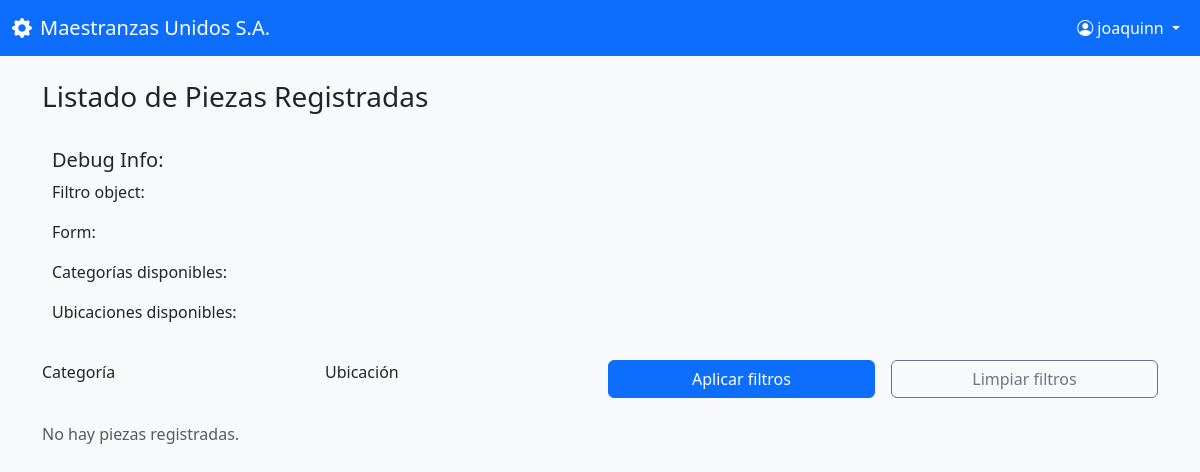
/listar/ (signed in), run on an earlier commit of the app's database.
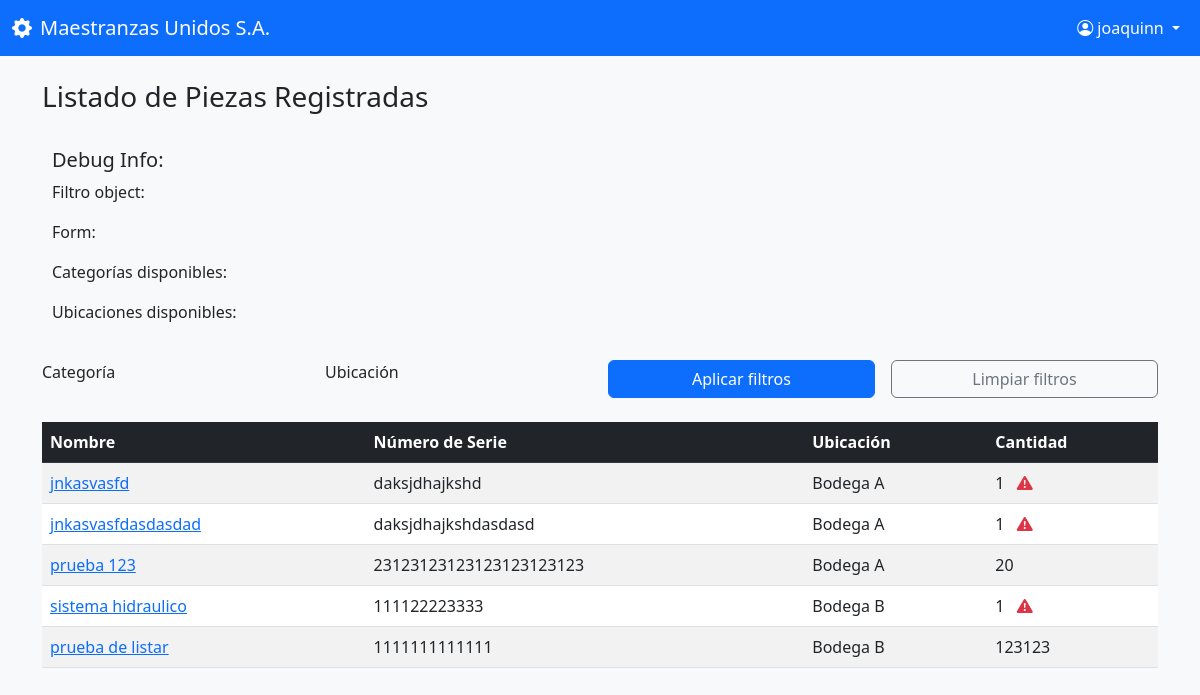
And on a later commit of the database.
### inventario/models.py (models this page shows, shortened)
class Pieza(models.Model):
    nombre = models.CharField(max_length=100)
    descripcion = models.TextField(blank=True)
    numero_serie = models.CharField(max_length=100, unique=True)
    ubicacion = models.ForeignKey(Ubicacion, on_delete=models.SET_NULL, null=True)
    categoria = models.ForeignKey('Categoria', on_delete=models.SET_NULL, null=True, blank=True)
    proveedores = models.ManyToManyField('Proveedor', blank=True)
    cantidad = models.PositiveIntegerField(default=0)
    stock_minimo = models.PositiveIntegerField(default=1)
    requiere_vencimiento = models.BooleanField(default=False)
    imagen = models.ImageField(upload_to='imagenes_piezas/', null=True, blank=True)

class Ubicacion(models.Model):
    nombre = models.CharField(max_length=100, unique=True)
    def __str__(self):
        return self.nombre

### inventario/views.py (the view)
# urls.py: path('listar/', views.listar_piezas, name='listar_piezas'),
@login_required
def listar_piezas(request):
    piezas = Pieza.objects.all()
    return render(request, 'inventario/listar_piezas.html', {'piezas': piezas})

### inventario/templates/inventario/listar_piezas.html (shortened to what this page needs)
{% extends 'authentication/base.html' %}
{% load widget_tweaks %}
{% block content %}
<nav class="navbar navbar-expand-lg navbar-dark bg-primary">
    <div class="container-fluid">
        <a class="navbar-brand" href="{% url 'dashboard' %}">
            <i class="bi bi-gear-fill me-2"></i>Maestranzas Unidos S.A.
        </a>
        <div class="navbar-nav ms-auto">
            <div class="nav-item dropdown">
                <a class="nav-link dropdown-toggle text-white" href="#" role="button" data-bs-toggle="dropdown">
                    <i class="bi bi-person-circle me-1"></i>{{ user.first_name|default:user.username }}
                </a>
            </div>
        </div>
    </div>
</nav>
<div class="container mt-4">
    <h3 class="mb-4">Listado de Piezas Registradas</h3>
    <div class="debug-info" style="background: #f8f9fa; padding: 10px; margin: 10px 0;">
    <h5>Debug Info:</h5>
    <p>Filtro object: {{ filtro }}</p>
    <p>Form: {{ filtro.form }}</p>
    <p>Categorías disponibles: {{ filtro.filters.categoria.queryset.count }}</p>
    <p>Ubicaciones disponibles: {{ filtro.filters.ubicacion.queryset.count }}</p>
</div>
<form method="get" class="row g-3 mb-4">
    <div class="col-md-3">
        <label for="{{ filtro.form.categoria.id_for_label }}" class="form-label">Categoría</label>
    </div>
    <div class="col-md-3">
        <label for="{{ filtro.form.ubicacion.id_for_label }}" class="form-label">Ubicación</label>
    </div>
    <div class="col-md-3 d-flex align-items-end">
        <button type="submit" class="btn btn-primary w-100">Aplicar filtros</button>
    </div>
    <div class="col-md-3 d-flex align-items-end">
        <a href="?" class="btn btn-outline-secondary w-100">Limpiar filtros</a>
    </div>
</form>
    {% if piezas %}
    <table class="table table-striped table-hover">
        <thead class="table-dark">
            <tr>
                <th>Nombre</th>
                <th>Número de Serie</th>
                <th>Ubicación</th>
                <th>Cantidad</th>
            </tr>
        </thead>
        <tbody>
            {% for pieza in piezas %}
            <tr>
                <td><a href="{% url 'pieza_detalle' pk=pieza.id %}"> {{ pieza.nombre }}</a></td>
                <td>{{ pieza.numero_serie }}</td>
                <td>{{ pieza.ubicacion }}</td>
                <td>
                    {{ pieza.cantidad }}
                    {% if pieza.cantidad <= pieza.stock_minimo %}
                        <i class="bi bi-exclamation-triangle-fill text-danger ms-2"
                           data-bs-toggle="tooltip"
                           data-bs-placement="top"
                           title="Stock por debajo del mínimo">
                        </i>
                    {% endif %}
                </td>
            </tr>
            {% endfor %}
        </tbody>
    </table>
    {% else %}
    <p class="text-muted">No hay piezas registradas.</p>
    {% endif %}
</div>
{% endblock %}

### authentication/templates/authentication/base.html (shortened to what this page needs)
<!DOCTYPE html>
<html lang="es">
<head>
    <link href="https://cdn.jsdelivr.net/npm/bootstrap@5.3.0/dist/css/bootstrap.min.css" rel="stylesheet">
    <link href="https://cdn.jsdelivr.net/npm/bootstrap-icons@1.10.0/font/bootstrap-icons.css" rel="stylesheet">
</head>
<body class="bg-light">
    {% block content %}
    {% endblock %}
</body>
</html>

What changed in the data, as far as the page shows it:
added Pieza: nombre "jnkasvasfd", numero_serie "daksjdhajkshd", ubicacion "Bodega A", cantidad "1", stock_minimo 2 (drawn)
added Pieza: nombre "jnkasvasfdasdasdad", numero_serie "daksjdhajkshdasdasd", ubicacion "Bodega A", cantidad "1", stock_minimo 2 (drawn)
added Pieza: nombre "prueba 123", numero_serie "23123123123123123123123", ubicacion "Bodega A", cantidad "20"
added Pieza: nombre "sistema hidraulico", numero_serie "111122223333", ubicacion "Bodega B", cantidad "1", stock_minimo 10 (drawn)
added Pieza: nombre "prueba de listar", numero_serie "1111111111111", ubicacion "Bodega B", cantidad "123123"
Also different on the page:
text no longer shown: "No hay piezas registradas."
text now shown: "Nombre Número de Serie Ubicación Cantidad"
